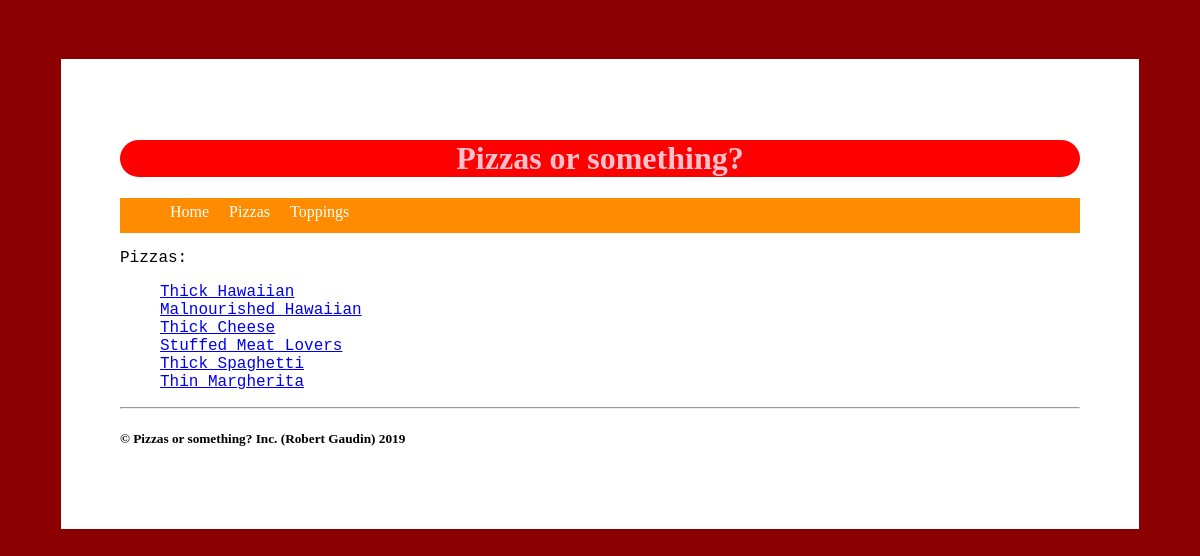
The page /pizzas on the database its author committed.
### tables this page shows
CREATE TABLE Pizza (id INTEGER CONSTRAINT id PRIMARY KEY AUTOINCREMENT, name TEXT (50) NOT NULL, details TEXT (250), base REFERENCES Base (id) NOT NULL, photo TEXT (100));

### routes.py (the view)
@app.route('/pizzas')
def pizzas():
    conn = sqlite3.connect('db/pizzas.db')
    cur = conn.cursor()
    cur.execute("SELECT * FROM Pizza")
    results = cur.fetchall()
    return render_template("pizzas.html", results=results)

### templates/pizzas.html
{% extends "layout.html" %}
{% block content %}
<main>
<p>
    Pizzas:
    <ul>
    {% for pizza in results %}
        <li>
            <a href="/pizza/{{ pizza[1] }}">{{ pizza[1] }}</a>
        </li>
    {% endfor %}
    </ul>
</p>
</main>
{% endblock %}

### static/css/style.css (style rules this page uses)
html { font-family: "Comic Sans MS"; color: black; background-color: darkred; }
main { font-family: 'Courier New', Courier, monospace; }
main li { list-style-type: none; }

### rows shown on the page
Pizza: name "Thick Hawaiian"
Pizza: name "Malnourished Hawaiian"
Pizza: name "Thick Cheese"
Pizza: name "Stuffed Meat Lovers"
Pizza: name "Thick Spaghetti"
Pizza: name "Thin Margherita"
